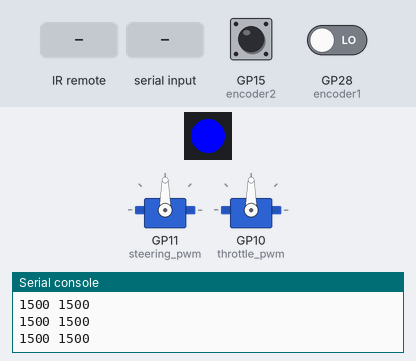
A program run on a simulated Raspberry Pi Pico running CircuitPython. Parts: 1 RGB LEDs in strip order, left to right, 2 × servo, the last lines printed to the serial console. The test bench sets the inputs (shaded band); at power-on: GP15 (encoder2) LOW, GP28 (encoder1) LOW. Servo angles are drawn from the pulse width (0.5 ms = 0°, 2.5 ms = 180°).

Above: at 1.6 s.
1.7 s: GP15 (encoder2) pulled HIGH for 0.15 s
4.7 s: infrared code 0x45 received
7.7 s: infrared code 0x45 received
At 10.5 s:
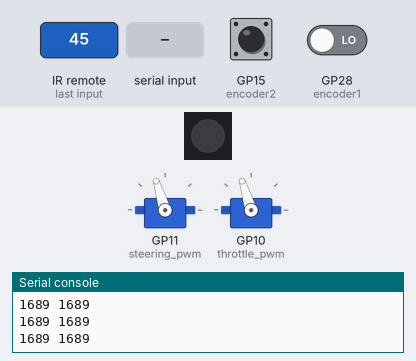
10.7 s: "5\n" received over the second serial link
At 12.8 s:
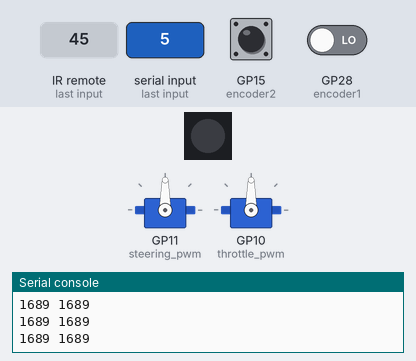
Timing chart, 0 to 14.7 s (numbered marks = the images above; inputs shaded):
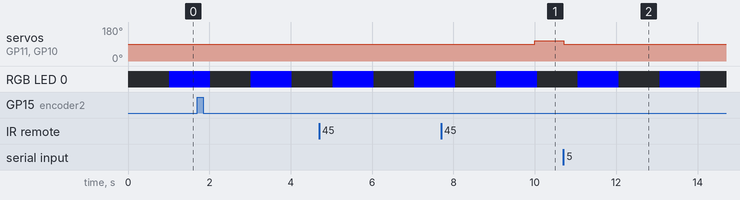

The program:

20240804_code.py
```python
# Donkey Car Driver for 2040-based boards such as the Raspberry Pi Pico and KB2040
#
# Notes:
#   This is to be run using CircuitPython 9.x
#   Last Updated: 4/08/2024

import time
import board
import busio
import neopixel
from pulseio import PulseIn
from pwmio import PWMOut
import digitalio

# Customisation these variables
DEBUG = False
USB_SERIAL = False
ENCODER = False
SMOOTHING_INTERVAL_IN_S = 0.025
ACCEL_RATE = 10

# Pin assignments
RC1 = board.GP27
RC2 = board.GP26
RC3 = board.GP29
Steering = board.GP11
Throttle = board.GP10
Encoder1A = board.GP28
Encoder1B = board.GP14
Encoder2A = board.GP15
Encoder2B = board.GP9

# Set up pins for encoder channel
encoder1 = digitalio.DigitalInOut(Encoder1A)
encoder1.direction = digitalio.Direction.INPUT
encoder1.pull = digitalio.Pull.DOWN

encoder2 = digitalio.DigitalInOut(Encoder2A)
encoder2.direction = digitalio.Direction.INPUT
encoder2.pull = digitalio.Pull.DOWN

pixel = neopixel.NeoPixel(board.NEOPIXEL, 1)

## cannot have DEBUG and USB_SERIAL
if USB_SERIAL:
    DEBUG = False

## functions

def servo_duty_cycle(pulse_ms, frequency = 60):
    """
    Formula for working out the servo duty_cycle at 16 bit input
    """
    period_ms = 1.0 / frequency * 1000.0
    duty_cycle = int(pulse_ms / 1000 / (period_ms / 65535.0))
    return duty_cycle

def state_changed(control):
    """
    Reads the RC channel and smoothes value
    """
    control.channel.pause()
    for i in range(0, len(control.channel)):
        val = control.channel[i]
        # prevent ranges outside of control space
        if(val < 1000 or val > 2000):
            continue
        # set new value
        control.value = (control.value + val) / 2

    control.channel.clear()
    control.channel.resume()

class Control:
    """
    Class for a RC Control Channel
    """

    def __init__(self, name, servo, channel, value):
        self.name = name
        self.servo = servo
        self.channel = channel
        self.value = value
        self.servo.duty_cycle = servo_duty_cycle(value)

# set up serial UART to Raspberry Pi
uart = busio.UART(board.TX, board.RX, baudrate=115200, timeout=0.001)

# set up servos
steering_pwm = PWMOut(Steering, duty_cycle=2 ** 15, frequency=60)
throttle_pwm = PWMOut(Throttle, duty_cycle=2 ** 15, frequency=60)

# set up RC channels.
steering_channel = PulseIn(RC1, maxlen=64, idle_state=0)
throttle_channel = PulseIn(RC2, maxlen=64, idle_state=0)
mode_channel = PulseIn(RC3, maxlen=64, idle_state=0)

# setup Control objects.  1500 pulse is off and center steering
steering = Control("Steering", steering_pwm, steering_channel, 1500)
throttle = Control("Throttle", throttle_pwm, throttle_channel, 1500)

last_update = time.monotonic()

def main():
    global last_update
    last_toggle_time = time.monotonic()
    interval = 1  # Seconds
    data = bytearray()
    datastr = ''
    last_input = 0
    steering_val = steering.value
    throttle_val = throttle.value
    led_state = False
    color = (0, 0, 255)
    position1 = 0
    position2 = 0
    last_state1 = encoder1.value
    last_state2 = encoder2.value

    while True:
        current_time = time.monotonic()
        current_state1 = encoder1.value
        current_state2 = encoder2.value

        if current_state1 != last_state1:  # encoder1 state changed
            if current_state1 == False:  # Detect falling edge
                position1 += 1
                print("Position1:", position1)

        if current_state2 != last_state2:  # encoder2 state changed
            if current_state2 == False:  # Detect falling edge
                position2 += 1
                print("Position2:", position2)

        last_state1 = current_state1
        last_state2 = current_state2
        time.sleep(0.01)  # Debounce delay

        if current_time - last_toggle_time >= interval:
            if led_state:
                pixel.fill((0, 0, 0))  # Turn off the NeoPixel
            else:
                pixel.fill(color)  # Set the NeoPixel to the specified color
            pixel.show()
            led_state = not led_state
            last_toggle_time = current_time

        # only update every smoothing interval (to avoid jumping)
        if last_update + SMOOTHING_INTERVAL_IN_S > current_time:
            continue
        last_update = time.monotonic()

        # check for new RC values (channel will contain data)
        if len(throttle.channel) != 0:
            state_changed(throttle)

        if len(steering.channel) != 0:
            state_changed(steering)

        if USB_SERIAL:
            # simulator USB
            print("%i, %i" % (int(steering.value), int(throttle.value)))
        else:
            # write the RC values to the RPi Serial
            uart.write(b"%i, %i\r\n" % (int(steering.value), int(throttle.value)))
            print(int(steering.value), int(throttle.value))

        while True:
            # wait for data on the serial port and read 1 byte
            byte = uart.read(1)

            # if no data, break and continue with RC control
            if byte is None:
                break
            last_input = time.monotonic()

            # if data is received, check if it is the end of a stream
            if byte == b'\r':
                data = bytearray()
                break

            data[len(data):len(data)] = byte

            # convert bytearray to string
            datastr = ''.join([chr(c) for c in data]).strip()

        # if we make it here, there is serial data from the previous step
        if len(datastr) >= 10:
            steering_val = steering.value
            throttle_val = throttle.value
            try:
                steering_val = int(datastr[:4])
                throttle_val = int(datastr[-4:])
            except ValueError:
                None

            data = bytearray()
            datastr = ''
            last_input = time.monotonic()
            print("Set: steering=%i, throttle=%i" % (steering_val, throttle_val))

        if last_input + 10 < time.monotonic():
            # set the servo for RC control
            steering.servo.duty_cycle = servo_duty_cycle(steering.value)
            throttle.servo.duty_cycle = servo_duty_cycle(throttle.value)
        else:
            # set the servo for serial data (recieved)
            steering.servo.duty_cycle = servo_duty_cycle(steering_val)
            throttle.servo.duty_cycle = servo_duty_cycle(throttle_val)

# Run
print("Run!")
main()
```

Measured:
- after the input at 7.7 s, servo on GP11 (steering_pwm): 90° → 107° after 2.3 s
- after the input at 10.7 s, servo on GP11 (steering_pwm), servo on GP10 (throttle_pwm): 107° → 90° at once
